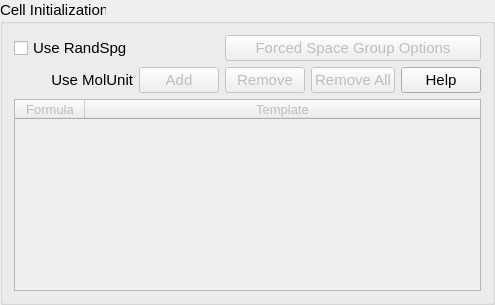
    <widget class="QGroupBox" name="groupBox_11">
     <property name="font">
      <font>
       <pointsize>11</pointsize>
      </font>
     </property>
     <property name="title">
      <string>Cell Initialization</string>
     </property>
     <layout class="QGridLayout" name="gridLayout_2">
      <item row="1" column="2">
       <widget class="QPushButton" name="pushButton_removeMoleculeUnit">
        <property name="enabled">
         <bool>false</bool>
        </property>
        <property name="font">
         <font>
          <pointsize>11</pointsize>
         </font>
        </property>
        <property name="focusPolicy">
         <enum>Qt::TabFocus</enum>
        </property>
        <property name="toolTip">
         <string>&lt;html&gt;&lt;head/&gt;&lt;body&gt;&lt;p&gt;Remove selected row from the molecule unit table&lt;/p&gt;&lt;/body&gt;&lt;/html&gt;</string>
        </property>
        <property name="text">
         <string>Remove</string>
        </property>
        <property name="autoDefault">
         <bool>false</bool>
        </property>
       </widget>
      </item>
      <item row="0" column="0">
       <widget class="QCheckBox" name="cb_allowRandSpg">
        <property name="font">
         <font>
          <pointsize>11</pointsize>
         </font>
        </property>
        <property name="focusPolicy">
         <enum>Qt::StrongFocus</enum>
        </property>
        <property name="toolTip">
         <string>&lt;html&gt;&lt;head/&gt;&lt;body&gt;&lt;p&gt;Allow RandSpg as one of the random generators for numInitial structures.&lt;/p&gt;&lt;p&gt;Forced space-group requests are configured separately with the &amp;quot;Forced Space Group Options&amp;quot; button.&lt;/p&gt;&lt;/body&gt;&lt;/html&gt;</string>
        </property>
        <property name="text">
         <string>Use RandSpg</string>
        </property>
       </widget>
      </item>
      <item row="1" column="0">
       <widget class="QLabel" name="label_useMolUnit">
        <property name="font">
         <font>
          <pointsize>11</pointsize>
         </font>
        </property>
        <property name="toolTip">
         <string>&lt;html&gt;&lt;head/&gt;&lt;body&gt;&lt;p&gt;Define molecule units (MolUnit) to be inserted during random structure generation, using the buttons and table below.&lt;/p&gt;&lt;/body&gt;&lt;/html&gt;</string>
        </property>
        <property name="text">
         <string>Use MolUnit</string>
        </property>
        <property name="alignment">
         <set>Qt::AlignRight|Qt::AlignVCenter</set>
        </property>
       </widget>
      </item>
      <item row="1" column="1">
       <widget class="QPushButton" name="pushButton_addMoleculeUnit">
        <property name="enabled">
         <bool>false</bool>
        </property>
        <property name="font">
         <font>
          <pointsize>11</pointsize>
         </font>
        </property>
        <property name="focusPolicy">
         <enum>Qt::TabFocus</enum>
        </property>
        <property name="toolTip">
         <string>&lt;html&gt;&lt;head/&gt;&lt;body&gt;&lt;p&gt;Add a new row to the molecule unit table&lt;/p&gt;&lt;/body&gt;&lt;/html&gt;</string>
        </property>
        <property name="text">
         <string>Add</string>
        </property>
        <property name="autoDefault">
         <bool>false</bool>
        </property>
       </widget>
      </item>
      <item row="1" column="3">
       <widget class="QPushButton" name="pushButton_removeAllMoleculeUnit">
        <property name="enabled">
         <bool>false</bool>
        </property>
        <property name="font">
         <font>
          <pointsize>11</pointsize>
         </font>
        </property>
        <property name="focusPolicy">
         <enum>Qt::TabFocus</enum>
        </property>
        <property name="toolTip">
         <string>&lt;html&gt;&lt;head/&gt;&lt;body&gt;&lt;p&gt;Remove all rows from the molecule unit table&lt;/p&gt;&lt;/body&gt;&lt;/html&gt;</string>
        </property>
        <property name="text">
         <string>Remove All</string>
        </property>
        <property name="autoDefault">
         <bool>false</bool>
        </property>
       </widget>
      </item>
      <item row="1" column="4">
       <widget class="QPushButton" name="pushButton_moleculeUnitHelp">
        <property name="font">
         <font>
          <pointsize>11</pointsize>
         </font>
        </property>
        <property name="focusPolicy">
         <enum>Qt::TabFocus</enum>
        </property>
        <property name="toolTip">
         <string>&lt;html&gt;&lt;head/&gt;&lt;body&gt;&lt;p&gt;Show available molecule unit catalog templates&lt;/p&gt;&lt;/body&gt;&lt;/html&gt;</string>
        </property>
        <property name="text">
         <string>Help</string>
        </property>
        <property name="autoDefault">
         <bool>false</bool>
        </property>
       </widget>
      </item>
      <item row="2" column="0" colspan="5">
       <widget class="QTableWidget" name="table_moleculeUnit">
        <property name="enabled">
         <bool>false</bool>
        </property>
        <property name="sizePolicy">
         <sizepolicy hsizetype="Preferred" vsizetype="Preferred">
          <horstretch>0</horstretch>
          <verstretch>0</verstretch>
         </sizepolicy>
        </property>
        <property name="font">
         <font>
          <pointsize>10</pointsize>
         </font>
        </property>
        <property name="toolTip">
         <string>&lt;html&gt;&lt;head/&gt;&lt;body&gt;&lt;p&gt;Each row defines one molecule unit. Enter a formula, then choose one of the matching catalog templates.&lt;/p&gt;&lt;/body&gt;&lt;/html&gt;</string>
        </property>
        <property name="horizontalScrollBarPolicy">
         <enum>Qt::ScrollBarAlwaysOff</enum>
        </property>
        <attribute name="horizontalHeaderCascadingSectionResizes">
         <bool>true</bool>
        </attribute>
        <attribute name="horizontalHeaderMinimumSectionSize">
         <number>20</number>
        </attribute>
        <attribute name="horizontalHeaderDefaultSectionSize">
         <number>70</number>
        </attribute>
        <attribute name="horizontalHeaderStretchLastSection">
         <bool>true</bool>
        </attribute>
        <attribute name="verticalHeaderVisible">
         <bool>false</bool>
        </attribute>
        <column>
         <property name="text">
          <string>Formula</string>
         </property>
         <property name="font">
          <font>
           <pointsize>10</pointsize>
          </font>
         </property>
        </column>
        <column>
         <property name="text">
          <string>Template</string>
         </property>
         <property name="font">
          <font>
           <pointsize>10</pointsize>
          </font>
         </property>
        </column>
       </widget>
      </item>
      <item row="0" column="2" colspan="3">
       <widget class="QPushButton" name="push_spgOptions">
        <property name="enabled">
         <bool>false</bool>
        </property>
        <property name="font">
         <font>
          <pointsize>11</pointsize>
         </font>
        </property>
        <property name="focusPolicy">
         <enum>Qt::TabFocus</enum>
        </property>
        <property name="toolTip">
         <string>&lt;html&gt;&lt;head/&gt;&lt;body&gt;&lt;p&gt;Select allowed RandSpg space groups and explicit forced counts.&lt;/p&gt;&lt;p&gt;This displays a table of possible space groups for the current formulas.&lt;p&gt;This table will be reset if the user changes the composition after setting the table.&lt;/p&gt;&lt;/body&gt;&lt;/html&gt;</string>
        </property>
        <property name="text">
         <string>Forced Space Group Options</string>
        </property>
        <property name="autoDefault">
         <bool>false</bool>
        </property>
       </widget>
      </item>
     </layout>
    </widget>
